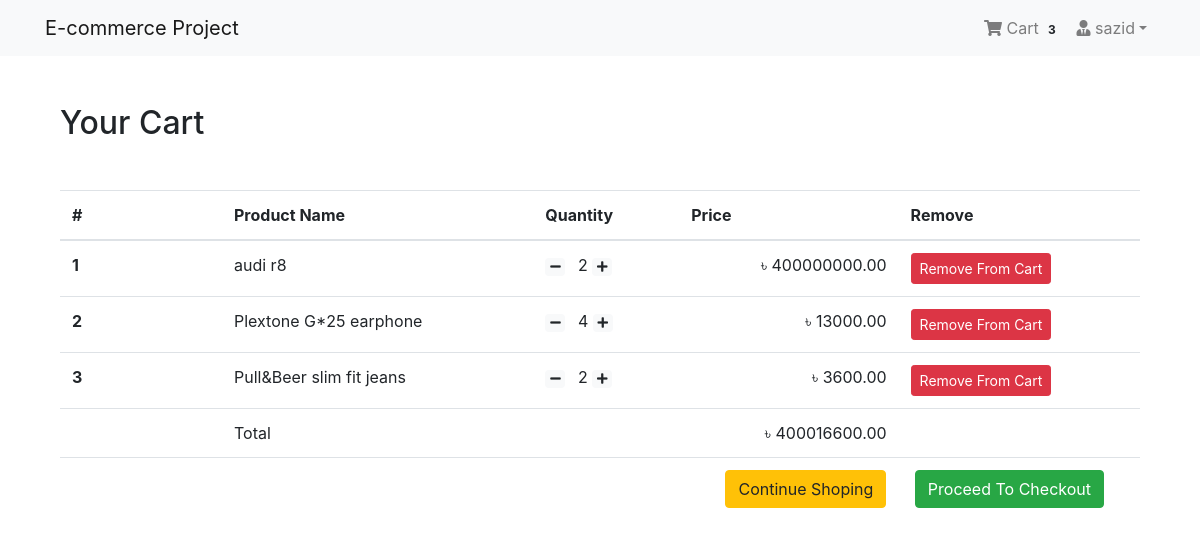
The page /shop/cart/ (signed in) on the database as committed earlier.
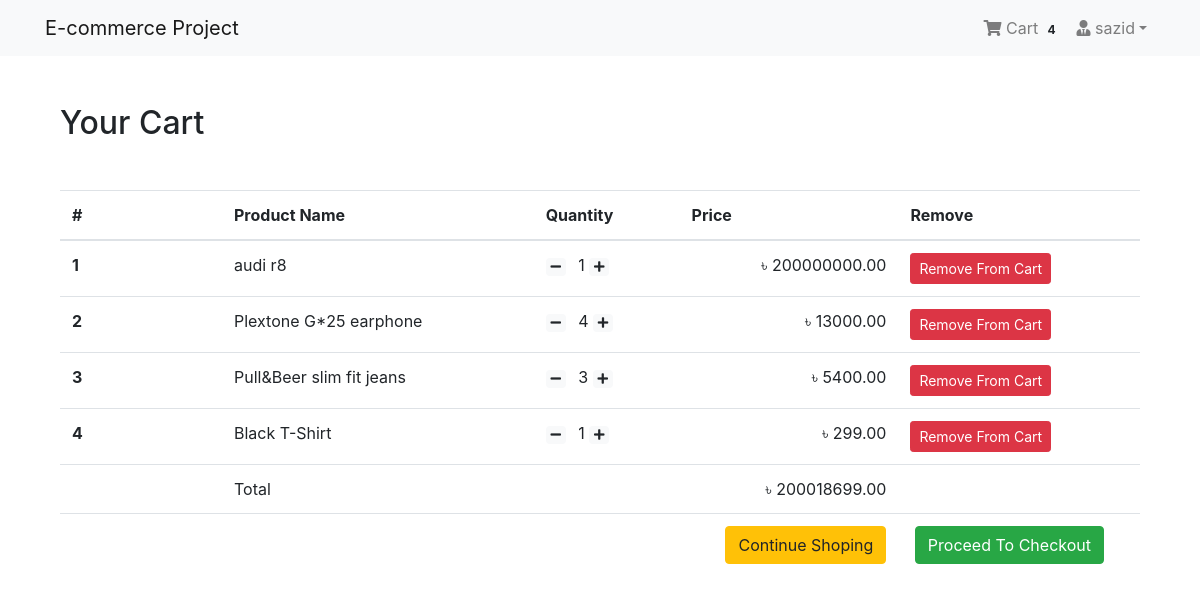
The same page on the database as committed later.
### App_Login/models.py (models this page shows, shortened)
class User(AbstractBaseUser,PermissionsMixin):
    email = models.EmailField(unique=True,null=False)
    is_staff = models.BooleanField(
        gettext_lazy('staff status'),
        default= False,
        help_text = gettext_lazy('Designates whether the user can login this site')
    )
    is_active =models.BooleanField(
        gettext_lazy('active'),
        default =True,
        help_text = gettext_lazy('Designates whether this user should be treated as active. Unselect this instead of deleting account')
    )
    USERNAME_FIELD = 'email'
    objects = MyUserManager()

class Profile(models.Model):
    user =models.OneToOneField(User,on_delete=models.CASCADE,related_name='profile')
    username = models.CharField(max_length=264,blank=True)
    full_name=models.CharField(max_length=264,blank=True)
    address_1 = models.TextField(max_length=300,blank=True)
    city = models.CharField(max_length=40,blank =True)
    zipcode = models.CharField(max_length=10,blank=True)
    country=models.CharField(max_length=50,blank=True)
    phone = models.CharField(max_length=20,blank=True)
    date_joined=models.DateTimeField(auto_now_add=True)

### App_Order/models.py (models this page shows, shortened)
class Order(models.Model):
    orderitems = models.ManyToManyField(Cart)
    user = models.ForeignKey(settings.AUTH_USER_MODEL,on_delete=models.CASCADE)
    orderd = models.BooleanField(default=False)
    created = models.DateTimeField(auto_now_add=True)
    paymentId =models.CharField(max_length=264,blank=True,null=True)
    orderId=models.CharField(max_length=200,blank=True,null= True)
    def get_totals(self):
        total = 0
        for order_item in self.orderitems.all():
            total += float(order_item.get_total())
        return total

class Cart(models.Model):
    user = models.ForeignKey(settings.AUTH_USER_MODEL,on_delete=models.CASCADE,related_name="cart")
    item = models.ForeignKey(Product,on_delete=models.CASCADE)
    quantity = models.IntegerField(default=1)
    purchased = models.BooleanField(default=False)
    created = models.DateTimeField(auto_now_add=True)
    updated = models.DateTimeField(auto_now = True)
    def get_total(self):
        total = self.item.price * self.quantity
        float_total = format(total,'0.2f')
        return float_total

### App_Shop/models.py (models this page shows, shortened)
class Product(models.Model):
    mainimage =models.ImageField(upload_to='products')
    name= models.CharField(max_length=264)
    category=models.ForeignKey(Category,on_delete=models.CASCADE,related_name='category')
    preview= models.TextField(max_length=200,verbose_name='preview_text')
    detailed_text=models.TextField(max_length=1000,verbose_name='description')
    price=models.FloatField()
    old_price=models.FloatField(default=0.00)
    created =models.DateTimeField(auto_now_add=True)
    class Meta:
        ordering = ['-created',]

### App_Order/views.py (the view)
# urls.py: path('cart/',views.cart_view,name='cart'),
@login_required
def cart_view(request):
    carts = Cart.objects.filter(user=request.user, purchased=False)
    orders = Order.objects.filter(user=request.user, orderd=False)
    if carts.exists() and orders.exists():
        order = orders[0]
        return render(request, 'App_Order/cart.html', context={'carts':carts, 'order':order})
    else:
        messages.warning(request, "You don't have any item in your cart!")
        return redirect("App_Shop:home")

### App_Order/templatetags/cart_tag.py (called while the page is built)
@register.filter
def cart_total(user):
    order = Order.objects.filter(user=user, orderd=False)
    if order.exists():
        return order[0].orderitems.count()
    else:
        return 0

### templates/App_Order/cart.html
{% extends 'base.html' %}
{% block body %}
<div class="container my-5">
  <div class="my-5">
    <h2>Your Cart</h2>
  </div>
  <table class="table table-hover">
    <thead>
      <tr>
        <th scope="col" width="15%">#</th>
        <th scope="col">Product Name</th>
        <th scope="col">Quantity</th>
        <th scope="col" align="right">Price</th>
        <th scop="col">Remove</th>
      </tr>
    </thead>
    <tbody>
      {% for cart in carts %}
      <tr>
        <th scope="row">{{ forloop.counter }}</th>
        <td>{{cart.item.name}}</td>
        <td>
          <a class="mr-2" href="{% url 'App_Order:decrease' pk=cart.item.pk %}"><span class="badge badge-light"><i class="fas fa-minus"></i></span></a>
          {{ cart.quantity }}
          <a class="mr-2" href="{% url 'App_Order:increase' pk=cart.item.pk %}"> <span class="badge badge-light"> <i class="fas fa-plus"></i></span></a>
        </td>
        <td align="right">&#2547; {{cart.get_total}}</td>
        <td><a href="{% url 'App_Order:remove' pk=cart.item.pk  %}" class="btn btn-danger btn-sm">Remove From Cart</a></td>
      </tr>
      {% endfor %}
      <tr>
        <th scope="row"></th>
        <td colspan="2">Total</td>
        <td align="right">&#2547; {{order.get_totals | floatformat:2 }}</td>
        <td></td>
      </tr>
      <tr>
        <th scope="row"></th>
        <td colspan="4" class="text-right">
          <a href="{% url 'App_Shop:home' %}" class="btn btn-warning mr-4">Continue Shoping</a>
          <a href="{% url 'App_Payment:checkout' %}" class="btn btn-success mr-4">Proceed To Checkout</a>
        </td>
      </tr>
    </tbody>
  </table>
</div>
{% endblock %}

### templates/base.html (shortened to what this page needs)
{% load static %}
<!DOCTYPE html>
<html lang="en" dir="ltr">
<head>
  <link rel="stylesheet" href="https://stackpath.bootstrapcdn.com/bootstrap/4.3.1/css/bootstrap.min.css">
  <link href="https://cdnjs.cloudflare.com/ajax/libs/font-awesome/5.10.2/css/all.css" rel="stylesheet">
  <link rel="stylesheet" href="{% static 'css/main.css' %}">
</head>
<body>
  {% include 'navbar.html' %}
  <div class="container">
    {% block body %} {% endblock %}
  </div>
</body>
</html>

### templates/navbar.html (shortened to what this page needs)
{% load cart_tag %}
<nav class="navbar navbar-expand-lg navbar-light bg-light">
  <div class="container">
    <a class="navbar-brand" href="{% url 'App_Shop:home' %}">E-commerce Project</a>
    <div class="collapse navbar-collapse" id="navbarNav">
      <ul class="navbar-nav ml-auto">
        {% if request.user.is_authenticated %}
        <li class="nav-item">
              <a href="{% url 'App_Order:cart' %}" class="nav-link">
                <i class="fa fa-shopping-cart"></i> Cart
                <span class="badge badge-light">{{ request.user | cart_total }}</span>
              </a>
        </li>
        <li class="nav-item dropdown">
          <a class="nav-link dropdown-toggle" href="#" id="navbarDropdown" role="button" data-toggle="dropdown" aria-haspopup="true" aria-expanded="false"><i class="fas fa-user-tie"></i> {{request.user.profile.username}}</a>
        </li>
        {% else %}
        <li class="nav-item">
          <a href="{% url 'App_Login:login' %}" class="btn btn-primary">Login</a>
        </li>
        {% endif %}
      </ul>
  </div>
</div>
</nav>

Rows that differ between the two databases and show on the page:
changed User "sazid": user|cart_total "3" → "4"
changed Cart "audi r8": quantity "2" → "1"; get_total "400000000.00" → "200000000.00"
changed Cart "Pull&Beer slim fit jeans": quantity "2" → "3"; get_total "3600.00" → "5400.00"
added Cart: item.name "Black T-Shirt", quantity "1", get_total "299.00"
changed through a linked row, Order: get_totals "400016600.00" → "200018699.00"
